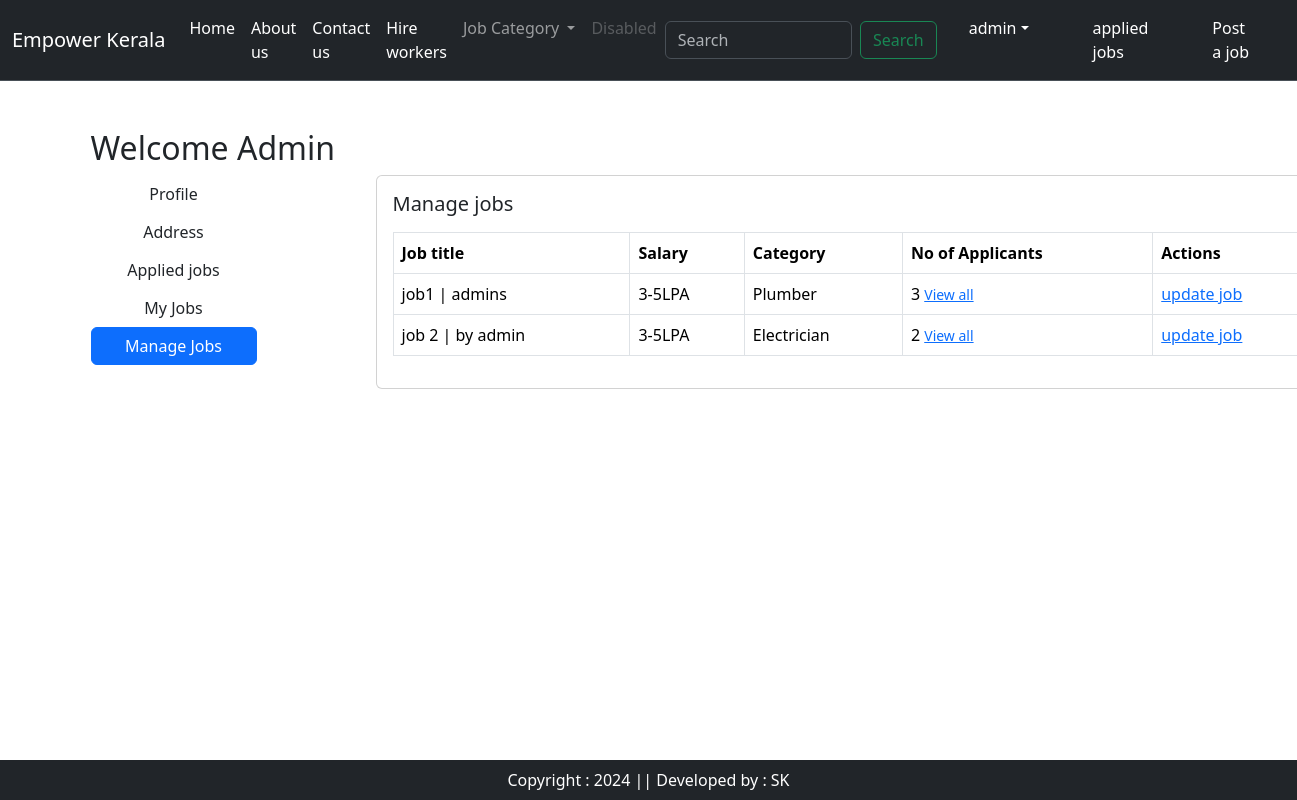
The app's page /manage-jobs (signed in) with its own data.
### users/models.py (models this page shows)
class User(AbstractUser):
    email = models.EmailField(unique=True)

### home/models.py (models this page shows, shortened)
class Jobs(models.Model):
    user = models.ForeignKey(User,on_delete=models.CASCADE)
    author = models.ForeignKey(Employe,on_delete=models.CASCADE)
    title = models.CharField(max_length=110)
    jobdesc = models.TextField()
    salary = models.CharField(max_length=50)
    location = models.CharField(max_length=50)
    experience = models.CharField(max_length=50)
    category = models.CharField(choices=CAT_CHOICES,max_length=30)
    contact_details = models.CharField(max_length=50)
    cjob_img = models.ImageField(null=True, blank=True, upload_to='jobs')
    is_available = models.BooleanField(default=False)

### home/views.py (the view)
# urls.py: path('manage-jobs', views.manage_jobs, name='manage-jobs'),
def manage_jobs(request):
    cjob = Jobs.objects.filter(user=request.user)
    context ={'cjob':cjob}
    return render(request, 'manage_jobs.html', context)

### home/templates/manage_jobs.html (shortened to what this page needs)
{% extends "base.html" %}
{% load static %}
{% block main-content %}
<div class="container my-5">
    <div class="row">
        <h2>Welcome <span class="text-capitalize">{{request.user}}</span></h2>
    <div class="col-sm-2 boder-end">
        <ul class="list-unstyled">
            <li class="d-grid"><a href="{% url "profile" %}" class="btn">Profile</a><li>
            <li class="d-grid"><a href="{% url "address" %}" class="btn">Address</a></li>
            <li class="d-grid"><a href="{% url "showapjobs" %}" class="btn">Applied jobs</a></li>
            <li class="d-grid"><a href="{% url "myjobs" %}" class="btn">My Jobs</a></li>
            <li class="d-grid"><a href="{% url "manage-jobs" %}" class="btn btn-primary">Manage Jobs</a></li>
        </ul>
    </div>
    <div class="col-sm-8 offset-sm-1">
        <div class="row">
            <div class="col-sm-9">
                <div class="card mx-auto" style="width: 60rem;">
                    <div class="card-body">
                        <h5 class="card-title mb-3">Manage jobs</h5>
                        <table class ="table table-bordered">
                            <thead>
                                <tr>
                                    <th scope="col">Job title</th>
                                    <th scope="col">Salary</th>
                                    <th scope="col">Category</th>
                                    <th scope="col">No of Applicants</th>
                                    <th scope="col">Actions</th>
                                </tr>
                            </thead>
                            <tbody>
                                {% for ad in cjob %}
                                <tr>
                                    <td>{{ad.title}}</td>
                                    <td>{{ad.salary}}</td>
                                    <td>{{ad.category}}</td>
                                    <td>{{ad.applyjob_set.all.count}} <a href="{% url "all-applicants" ad.pk %}"><small>View all</small></a></td>
                                    <td><a href="#">update job<a></td>
                                </tr>
                                {% endfor %}
                            </tbody>
                        </table>
                    </div>
                </div>
            </div>
        </div>
    </div>
</div>
</div>
{% endblock main-content %}

### home/templates/base.html (shortened to what this page needs)
<!DOCTYPE html>
{% load static%}
<html>
    <head>
        <link href="https://cdn.jsdelivr.net/npm/bootstrap@5.3.3/dist/css/bootstrap.min.css" rel="stylesheet">
        <link rel="stylesheet" href="{% static 'css/owl.carousel.min.css'%}">
        <link rel="stylesheet" href="{% static 'css/all.min.css'%}">
        <link rel="stylesheet" href="{% static 'css/style.css'%}">
    </head>
    <body>
        <nav class="navbar navbar-expand-lg navbar bg-dark border-bottom border-body" data-bs-theme="dark">
            <div class="container-fluid">
              <a class="navbar-brand" href="#">Empower Kerala</a>
              <div class="collapse navbar-collapse" id="navbarSupportedContent">
                <ul class="navbar-nav me-auto mb-2 mb-lg-0">
                  <li class="nav-item">
                    <a class="nav-link active" aria-current="page" href="{% url "home" %}">Home</a>
                  </li>
                  <li class="nav-item">
                    <a class="nav-link text-white" href="#">About us</a>
                  </li>
                  <li class="nav-item">
                    <a class="nav-link text-white" href="#">Contact us</a>
                  </li>
                  <li class="nav-item">
                    <a class="nav-link text-white" href="{% url "hire" %}">Hire workers</a>
                  </li>
                  <li class="nav-item dropdown">
                    <a class="nav-link dropdown-toggle" href="#" role="button" data-bs-toggle="dropdown" aria-expanded="false">
                      Job Category
                    </a>
                  </li>
                  <li class="nav-item">
                    <a class="nav-link disabled" aria-disabled="true">Disabled</a>
                  </li>
                </ul>
                <form class="d-flex" role="search">
                  <input class="form-control me-2" type="search" placeholder="Search" aria-label="Search">
                  <button class="btn btn-outline-success" type="submit">Search</button>
                </form>
              </div>
              {% if user.is_authenticated %}
              <ul class="navbar-nav me-auto mb-2 mb-lg-0">
                <li class="nav-item dropdown mx-4">
                    <a class="nav-link dropdown-toggle text-white" href="#" id="profileDropdown" role="button" data-bs-toggle="dropdown" aria-expanded="false">
                      {{request.user}}</a>
                </li>
                <li class="nav-item mx-4">
                  <a class="nav-link text-white" href="{% url "showapjobs" %}">applied jobs</a>
              </li>
              <li class="nav-item mx-4">
                <a class="nav-link text-white" href="create-job">Post a job</a>
              </li>
                {% else %}
                <li class="nav-item mx-4">
                    <a class="nav-link text-white" href="{% url "login" %}">Login</a>
                </li>
              </ul>
              {% endif %}
            </div>
          </nav>
          {% block main-content %}{% endblock main-content %}
          <footer class="container-fluid bg-dark text-white text-center p-2 mt-5 fixed-bottom">
            Copyright : 2024 || Developed by : SK
          </footer>
    </body>
</html>

### records on screen
User: user "admin", user "Admin"
Jobs: title "job1 | admins", salary "3-5LPA", category "Plumber", applyjob_set.all.count "3"
Jobs: title "job 2 | by admin", salary "3-5LPA", category "Electrician", applyjob_set.all.count "2"
